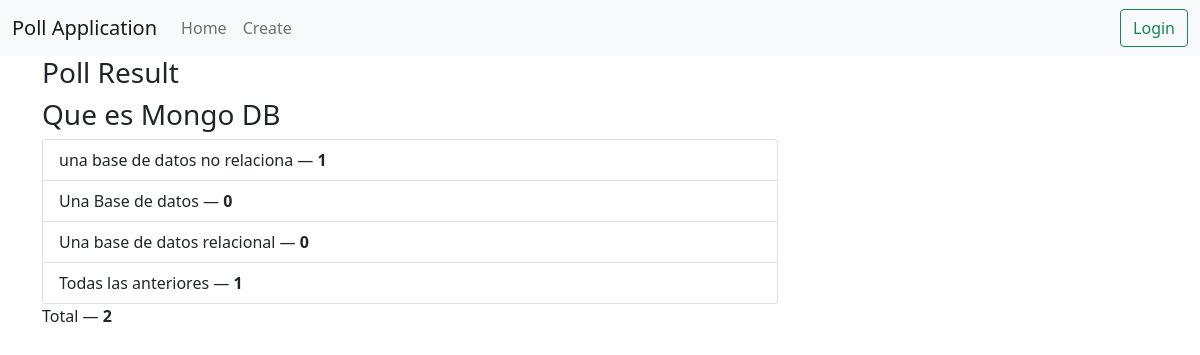
/results/33/, run on an earlier commit of the app's database.
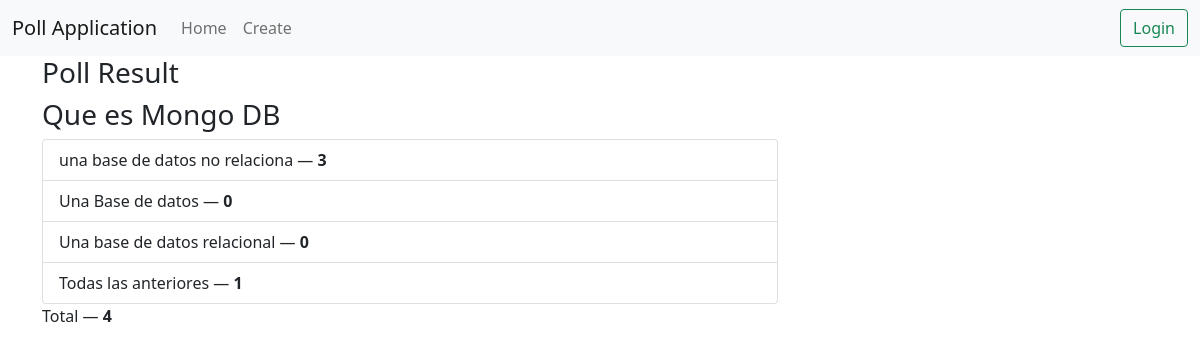
And on a later commit of the database.
### pollsapp/models.py (models this page shows, shortened)
class Poll(models.Model):
    question = models.TextField()
    option_one = models.CharField(max_length=30)
    option_two = models.CharField(max_length=30)
    option_three = models.CharField(max_length=30)
    option_four = models.CharField(max_length=30)
    option_one_count = models.IntegerField(default=0)
    option_two_count = models.IntegerField(default=0)
    option_three_count = models.IntegerField(default=0)
    option_four_count = models.IntegerField(default=0)
    def total(self):
            return self.option_one_count + self.option_two_count + self.option_three_count + self.option_four_count

### pollsapp/views.py (the view)
# urls.py: path('results/<poll_id>/', poll_views.results, name='results'),
def results(request, poll_id):
    poll = Poll.objects.get(pk=poll_id)
    context = {
        'poll' : poll
    }
    return render(request, 'poll/results.html', context)

### pollsapp/templates/poll/results.html (shortened to what this page needs)
{% extends "poll/base.html" %}
{% block main %}
<div class="row">
    <div class="col-lg-8 col-lg-offset-2">
        <div class="panel panel-default">
            <div class="panel-heading">
                <h3 class="panel-title">Poll Result</h3>
            </div>
            <div class="panel-body">
                <h3>{{ poll.question }}</h3>
            </div>
            <ul class="list-group">
                <li class="list-group-item">{{ poll.option_one }} &mdash; <strong>{{ poll.option_one_count }}</strong></li>
                <li class="list-group-item">{{ poll.option_two }} &mdash; <strong>{{ poll.option_two_count }}</strong></li>
                <li class="list-group-item">{{ poll.option_three }} &mdash; <strong>{{ poll.option_three_count }}</strong></li>
                <li class="list-group-item">{{ poll.option_four }} &mdash; <strong>{{ poll.option_four_count }}</strong></li>
            </ul>
            <div class="panel-footer">
                Total &mdash; <strong>{{ poll.total }}</strong>
            </div>
        </div>
    </div>
</div>
{% endblock %}

### pollsapp/templates/poll/base.html (shortened to what this page needs)
{% load static %}
<!DOCTYPE html>
<html lang="en">
<head>
    <link href="https://cdn.jsdelivr.net/npm/bootstrap@5.1.3/dist/css/bootstrap.min.css" rel="stylesheet">
</head>
<body>
        <nav class="navbar navbar-expand-lg navbar-light bg-light">
            <div class="container-fluid">
                <a class="navbar-brand" href="{% url 'home' %}">Poll Application</a>
                <div class="collapse navbar-collapse" id="navbarSupportedContent">
                    <ul class="navbar-nav me-auto mb-2 mb-lg-0">
                        <li class="nav-item">
                            <a class="nav-link" href="{% url 'home' %}">Home</a>
                        </li>
                        <li class="nav-item">
                            <a class="nav-link" href="{% url 'create' %}">Create</a></li>
                    </ul>
                    <form class="d-flex">
                    <a class="btn btn-outline-success" >Login</a></li>
                    </form>
                </div>
            </div>
        </nav>
        <div class="container">
            {% block main %}{% endblock %}
        </div>
    </body>
</html>

What changed in the data, as far as the page shows it:
changed Poll "Que es Mongo DB": option_one_count "1" → "3"; total "2" → "4"
